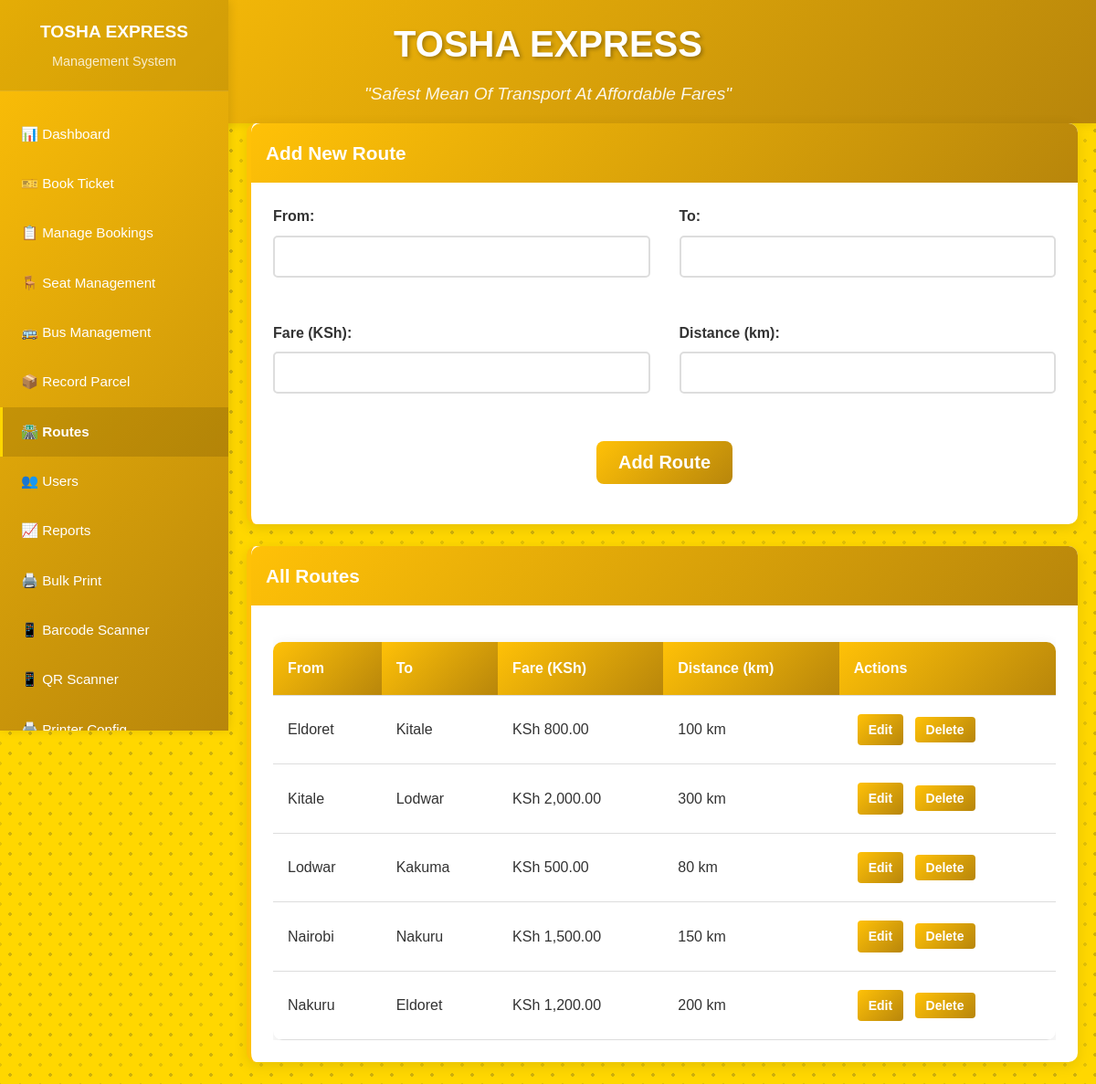
The page /route_management.php (signed in) on the database its author committed.
### tables this page shows
CREATE TABLE routes (
    id INT AUTO_INCREMENT PRIMARY KEY,
    start_point VARCHAR(100) NOT NULL,
    destination VARCHAR(100) NOT NULL,
    fare DECIMAL(10,2) NOT NULL,
    distance_km INT DEFAULT 0,
    created_at TIMESTAMP DEFAULT CURRENT_TIMESTAMP
);

### includes/session.php (called while the page is built, shortened)
<?php
function isAdmin() {
    return isset($_SESSION['role']) && $_SESSION['role'] === 'admin';
}
?>

### route_management.php (the view, shortened to what this page needs)
<?php
require_once 'includes/session.php';
$database = new Database();
$db = $database->getConnection();
$query = "SELECT * FROM routes ORDER BY start_point, destination";
$stmt = $db->prepare($query);
$stmt->execute();
$routes = $stmt->fetchAll(PDO::FETCH_ASSOC);
$edit_route = null;
?>
<!DOCTYPE html>
<html lang="en">
<head>
    <link rel="stylesheet" href="assets/css/style.css">
</head>
<body>
    <?php include 'includes/navigation.php'; ?>
    <div class="container">
        <div class="card">
            <div class="card-header">
                <?php echo $edit_route ? 'Edit Route' : 'Add New Route'; ?>
            </div>
            <form method="POST" action="">
                <div style="display: grid; grid-template-columns: 1fr 1fr; gap: 2rem;">
                    <div class="form-group">
                        <label for="start_point">From:</label>
                        <input type="text" id="start_point" name="start_point" class="form-control"
                               value="<?php echo htmlspecialchars($edit_route['start_point'] ?? ''); ?>" required>
                    </div>
                    <div class="form-group">
                        <label for="destination">To:</label>
                        <input type="text" id="destination" name="destination" class="form-control"
                               value="<?php echo htmlspecialchars($edit_route['destination'] ?? ''); ?>" required>
                    </div>
                    <div class="form-group">
                        <label for="fare">Fare (KSh):</label>
                        <input type="number" id="fare" name="fare" class="form-control"
                               step="0.01" min="0.01" value="<?php echo $edit_route['fare'] ?? ''; ?>" required>
                    </div>
                    <div class="form-group">
                        <label for="distance_km">Distance (km):</label>
                        <input type="number" id="distance_km" name="distance_km" class="form-control"
                               min="0" value="<?php echo $edit_route['distance_km'] ?? ''; ?>">
                    </div>
                </div>
                <div class="form-group" style="text-align: center; margin-top: 2rem;">
                    <button type="submit" class="btn btn-primary btn-lg">
                        <?php echo $edit_route ? 'Update Route' : 'Add Route'; ?>
                    </button>
                </div>
            </form>
        </div>
        <div class="card">
            <div class="card-header">All Routes</div>
            <div class="table-responsive">
                <table class="table">
                    <thead>
                        <tr>
                            <th>From</th>
                            <th>To</th>
                            <th>Fare (KSh)</th>
                            <th>Distance (km)</th>
                            <th>Actions</th>
                        </tr>
                    </thead>
                    <tbody>
                        <?php foreach ($routes as $route): ?>
                        <tr>
                            <td><?php echo htmlspecialchars($route['start_point']); ?></td>
                            <td><?php echo htmlspecialchars($route['destination']); ?></td>
                            <td>KSh <?php echo number_format($route['fare'], 2); ?></td>
                            <td><?php echo $route['distance_km']; ?> km</td>
                            <td>
                                <a href="?edit=<?php echo $route['id']; ?>" class="btn btn-primary btn-sm">Edit</a>
                                <button class="btn btn-danger btn-sm" onclick="deleteRoute(<?php echo $route['id']; ?>, '<?php echo htmlspecialchars($route['start_point'] . ' → ' . $route['destination']); ?>')">
                                    Delete
                                </button>
                            </td>
                        </tr>
                        <?php endforeach; ?>
                    </tbody>
                </table>
            </div>
        </div>
    </div>
</body>
</html>

### includes/navigation.php (shortened to what this page needs)
<?php
$current_page = basename($_SERVER['PHP_SELF']);
?>
<div class="header">
    <div class="container">
        <h1>TOSHA EXPRESS</h1>
        <p class="motto">"Safest Mean Of Transport At Affordable Fares"</p>
    </div>
</div>
<div class="sidebar">
    <div class="sidebar-header">
        <h3>TOSHA EXPRESS</h3>
        <p>Management System</p>
    </div>
    <nav class="sidebar-nav">
        <ul>
            <li><a href="dashboard.php" class="<?php echo $current_page === 'dashboard.php' ? 'active' : ''; ?>">📊 Dashboard</a></li>
            <li><a href="ticket_booking.php" class="<?php echo $current_page === 'ticket_booking.php' ? 'active' : ''; ?>">🎫 Book Ticket</a></li>
            <li><a href="manage_bookings.php" class="<?php echo $current_page === 'manage_bookings.php' ? 'active' : ''; ?>">📋 Manage Bookings</a></li>
            <li><a href="seat_management.php" class="<?php echo $current_page === 'seat_management.php' ? 'active' : ''; ?>">🪑 Seat Management</a></li>
            <li><a href="bus_management.php" class="<?php echo $current_page === 'bus_management.php' ? 'active' : ''; ?>">🚌 Bus Management</a></li>
            <li><a href="parcel_management.php" class="<?php echo $current_page === 'parcel_management.php' ? 'active' : ''; ?>">📦 Record Parcel</a></li>
            <li><a href="route_management.php" class="<?php echo $current_page === 'route_management.php' ? 'active' : ''; ?>">🛣️ Routes</a></li>
            <?php if (isAdmin()): ?>
            <li><a href="user_management.php" class="<?php echo $current_page === 'user_management.php' ? 'active' : ''; ?>">👥 Users</a></li>
            <?php endif; ?>
            <li><a href="reports.php" class="<?php echo $current_page === 'reports.php' ? 'active' : ''; ?>">📈 Reports</a></li>
            <li><a href="print_all_tickets_bulk.php" class="<?php echo $current_page === 'print_all_tickets_bulk.php' ? 'active' : ''; ?>">🖨️ Bulk Print</a></li>
            <li><a href="barcode_scanner.php" class="<?php echo $current_page === 'barcode_scanner.php' ? 'active' : ''; ?>">📱 Barcode Scanner</a></li>
            <li><a href="qr_scanner.php" class="<?php echo $current_page === 'qr_scanner.php' ? 'active' : ''; ?>">📱 QR Scanner</a></li>
            <li><a href="printer_config.php" class="<?php echo $current_page === 'printer_config.php' ? 'active' : ''; ?>">🖨️ Printer Config</a></li>
        </ul>
    </nav>
</div>

### assets/css/style.css (style rules this page uses)
:root { --primary-yellow: #FFD700; --primary-red: #FFC107; --primary-blue: #FFC107; --dark-red: #B8860B; --dark-blue: #B8860B; --light-gray: #F5F5F5; --dark-gray: #333333; --white: #FFFFFF; --black: #000000; }
* { margin: 0; padding: 0; box-sizing: border-box; }
body { font-family: 'Arial', sans-serif; background-color: var(--primary-yellow); background-image: radial-gradient(rgba(13, 20, 66, 0.20) 2px, transparent 2px), radial-gradient(rgba(13, 20, 66, 0.12) 2px, transparent 2px); background-position: 0 0, 11px 11px; background-size: 22px 22px; color: var(--dark-gray); line-height: 1.6; }
.header { background: linear-gradient(135deg, var(--primary-red), var(--dark-red)); color: var(--white); padding: 1rem 0; box-shadow: 0 2px 10px rgba(0,0,0,0.1); }
.header h1 { text-align: center; font-size: 2.5rem; font-weight: bold; margin-bottom: 0.5rem; text-shadow: 2px 2px 4px rgba(0,0,0,0.3); }
.header .motto { text-align: center; font-size: 1.2rem; font-style: italic; opacity: 0.9; }
.container { max-width: 1200px; margin: 0 auto; padding: 0 20px; }
.sidebar { position: fixed; top: 0; left: 0; width: 250px; height: 100vh; background: linear-gradient(135deg, var(--primary-blue), var(--dark-blue)); color: white; z-index: 1000; overflow-y: auto; box-shadow: 2px 0 10px rgba(0,0,0,0.1); }
.sidebar-header { padding: 20px; text-align: center; border-bottom: 1px solid rgba(255,255,255,0.1); background: rgba(0,0,0,0.1); }
.sidebar-header h3 { margin: 0 0 5px 0; font-size: 1.2rem; font-weight: bold; }
.sidebar-header p { margin: 0; font-size: 0.9rem; opacity: 0.8; }
.sidebar-nav { padding: 20px 0; }
.sidebar-nav ul { list-style: none; margin: 0; padding: 0; }
.sidebar-nav li { margin: 0; }
.sidebar-nav a { display: block; padding: 15px 20px; color: white; text-decoration: none; transition: all 0.3s ease; border-left: 3px solid transparent; font-size: 0.95rem; }
.sidebar-nav a.active { background: rgba(0,0,0,0.12); border-left-color: var(--primary-yellow); font-weight: bold; }
body { font-family: 'Arial', sans-serif; background-color: var(--primary-yellow); background-image: radial-gradient(rgba(13, 20, 66, 0.20) 2px, transparent 2px), radial-gradient(rgba(13, 20, 66, 0.12) 2px, transparent 2px); background-position: 0 0, 11px 11px; background-size: 22px 22px; color: var(--dark-gray); line-height: 1.6; margin-left: 250px; }
.header { background: linear-gradient(135deg, var(--primary-red), var(--dark-red)); color: var(--white); padding: 1rem 0; box-shadow: 0 2px 10px rgba(0,0,0,0.1); margin-left: -250px; width: calc(100% + 250px); }
.container { max-width: 1200px; margin: 0 auto; padding: 0 20px; margin-left: 0; }
.card { background: var(--white); border-radius: 10px; box-shadow: 0 4px 15px rgba(0,0,0,0.1); padding: 1.5rem; margin-bottom: 1.5rem; border-left: 5px solid var(--primary-blue); }
.card-header { background: linear-gradient(135deg, var(--primary-blue), var(--dark-blue)); color: var(--white); padding: 1rem; margin: -1.5rem -1.5rem 1.5rem -1.5rem; border-radius: 10px 10px 0 0; font-size: 1.3rem; font-weight: bold; }
.form-group { margin-bottom: 1rem; }
.form-group label { display: block; margin-bottom: 0.5rem; font-weight: bold; color: var(--dark-gray); }
.form-control { width: 100%; padding: 0.75rem; border: 2px solid #ddd; border-radius: 5px; font-size: 1rem; transition: border-color 0.3s ease; }
.btn { display: inline-block; padding: 0.75rem 1.5rem; border: none; border-radius: 5px; font-size: 1rem; font-weight: bold; text-decoration: none; text-align: center; cursor: pointer; transition: all 0.3s ease; margin: 0.25rem; }
.btn-primary { background: linear-gradient(135deg, var(--primary-blue), var(--dark-blue)); color: var(--white); }
.btn-danger { background: linear-gradient(135deg, var(--primary-red), var(--dark-red)); color: var(--white); }
.table { width: 100%; border-collapse: collapse; margin-top: 1rem; background: var(--white); border-radius: 10px; overflow: hidden; box-shadow: 0 4px 15px rgba(0,0,0,0.1); }
.table th, .table td { padding: 1rem; text-align: left; border-bottom: 1px solid #ddd; }
.table th { background: linear-gradient(135deg, var(--primary-blue), var(--dark-blue)); color: var(--white); font-weight: bold; }
.btn-sm { padding: 0.375rem 0.75rem; font-size: 0.875rem; border-radius: 0.25rem; }
.btn-lg { padding: 0.75rem 1.5rem; font-size: 1.25rem; border-radius: 0.5rem; }

### route_management.php (style rules this page uses)
.table-responsive { overflow-x: auto; }

### rows shown on the page
routes: start_point "Eldoret", destination "Kitale", fare "800.00", distance_km "100"
routes: start_point "Kitale", destination "Lodwar", fare "2,000.00", distance_km "300"
routes: start_point "Lodwar", destination "Kakuma", fare "500.00", distance_km "80"
routes: start_point "Nairobi", destination "Nakuru", fare "1,500.00", distance_km "150"
routes: start_point "Nakuru", destination "Eldoret", fare "1,200.00", distance_km "200"
